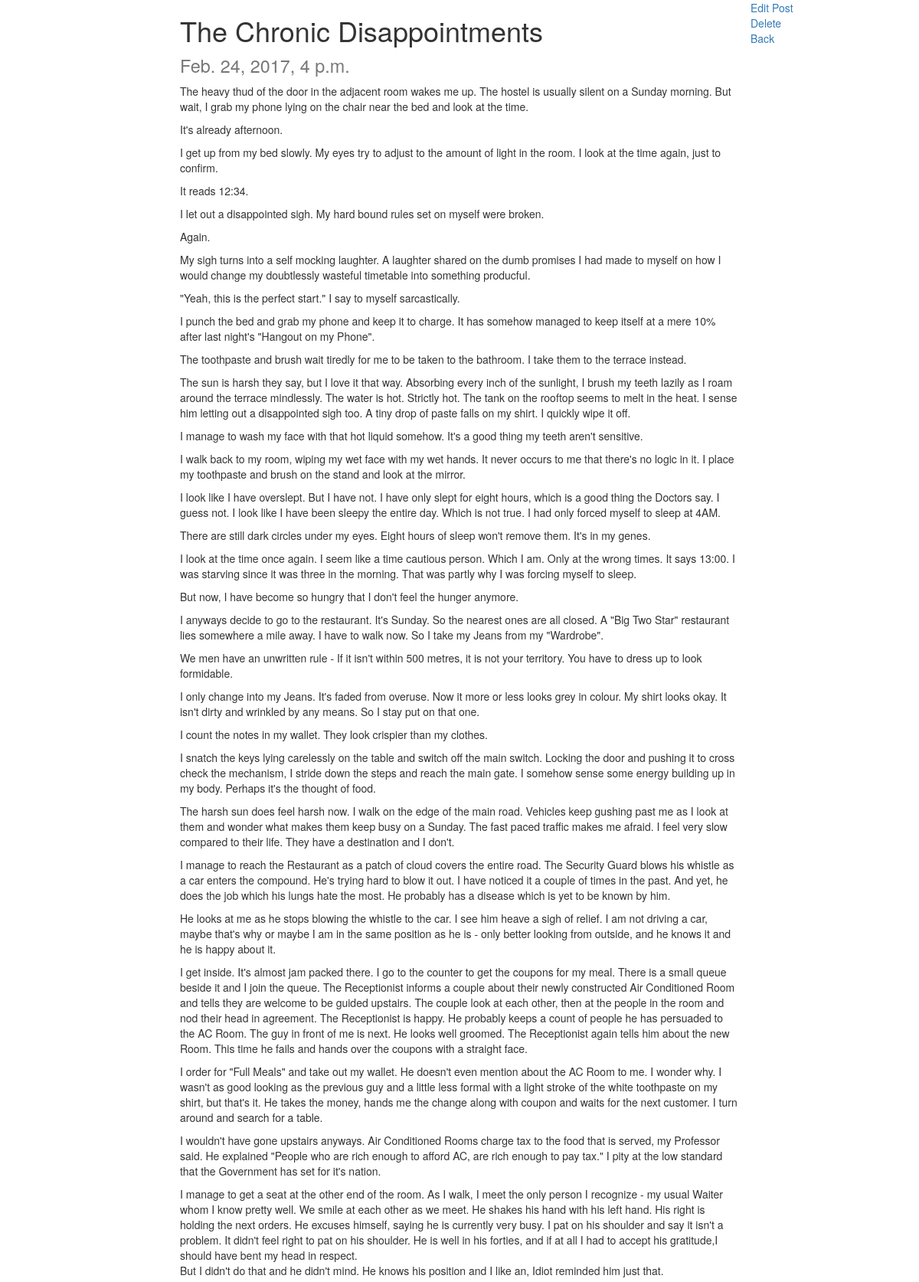
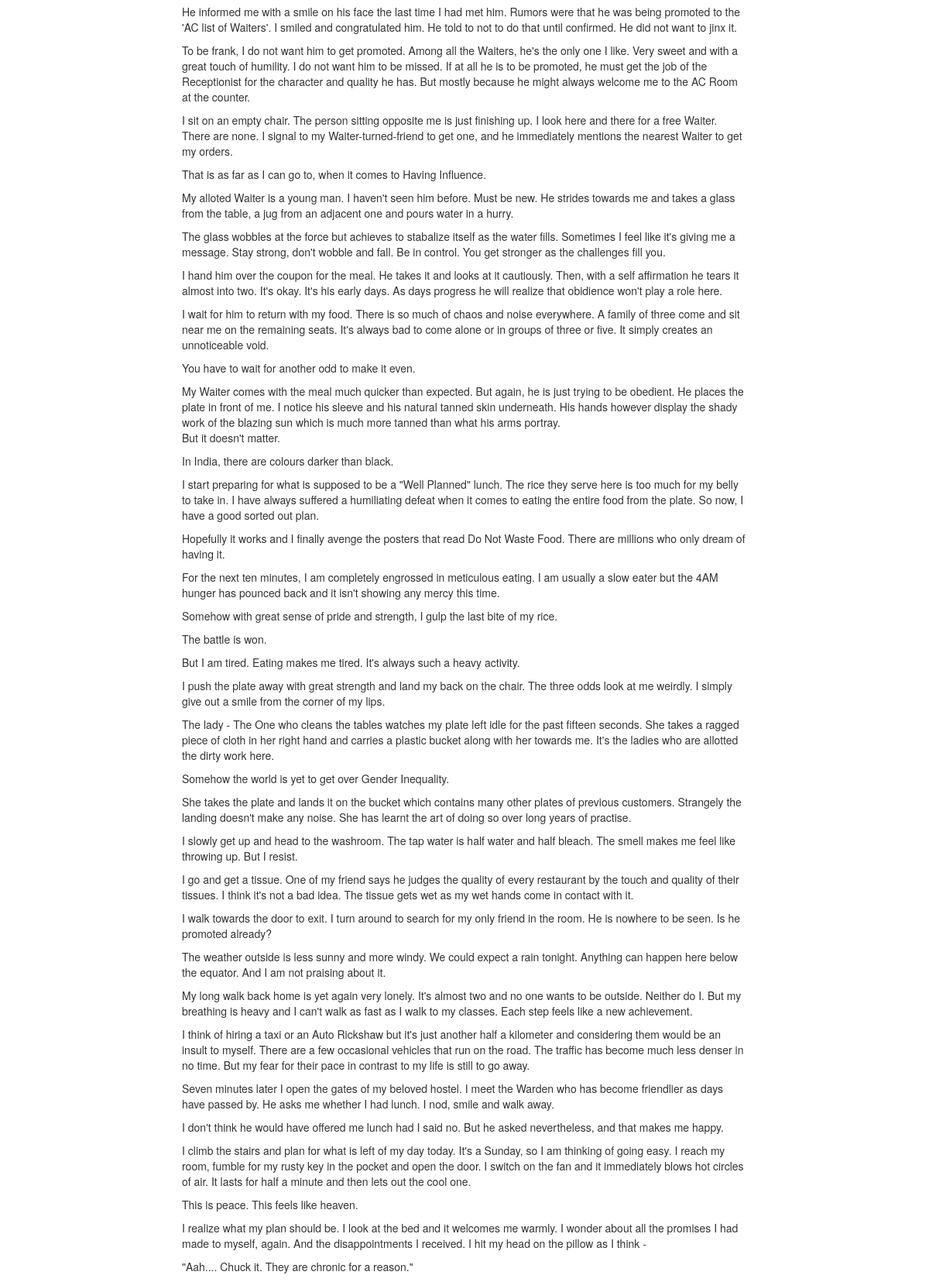
/post/16/, run on the app's committed database (2 pictures, top to bottom).
### posts/models.py (models this page shows, shortened)
class Post(models.Model):
    title = models.CharField(max_length=120)
    content = models.TextField()
    timestamp = models.DateTimeField(auto_now=False, auto_now_add=True)
    updated = models.DateTimeField(auto_now=True, auto_now_add=False)
    class Meta:
        ordering = ['-timestamp', '-updated']

### posts/views.py (the view)
# urls.py: url(r'^(?P<id>\d+)/$', views.post_details, name='post_details'),
def post_details(request, id):
    context = {
        'post': get_object_or_404(Post, id=id)
    }
    return render(request, 'blog/post_details.html', context)

### templates/blog/post_details.html (shortened to what this page needs)
{% extends 'blog/base.html' %}
{% block content %}
    <div class="col-sm-8 col-sm-offset-2">
        <h1>{{ post.title }}
            <br><small>{{ post.timestamp }}</small></h1>
        {{ post.content|linebreaks }}
    </div>
    <a href="{% url 'post_edit' id=post.id %}">Edit Post</a><br>
    <a href="{% url 'post_delete' id=post.id %}">Delete</a><br>
    <a href="{% url 'post_home' %}">Back</a><br>
{% endblock %}

### data on the page
Post: title "The Chronic Disappointments", timestamp "Feb. 24, 2017, 4 p.m.", content "The heavy thud of the door in the adjacent room wakes me up. The hostel is usually silent on a Sunday morning. But wait, I grab my phone lying on the chair near the bed and look at the time. It's already afternoon. I get up from my bed slowly. My eyes try to adjust to the amount of light in the room. I look at the time again, just to confirm. It reads 12:34. I let out a disappointed sigh. My hard bound rules set on myself were broken. Again. My sigh turns into a self mocking laughter. A laughter shared on the dumb promises I had made to myself on how I would change my doubtlessly wasteful timetable into something producful. \"Yeah, this is the perfect start.\" I say to myself sarcastically. I…"
